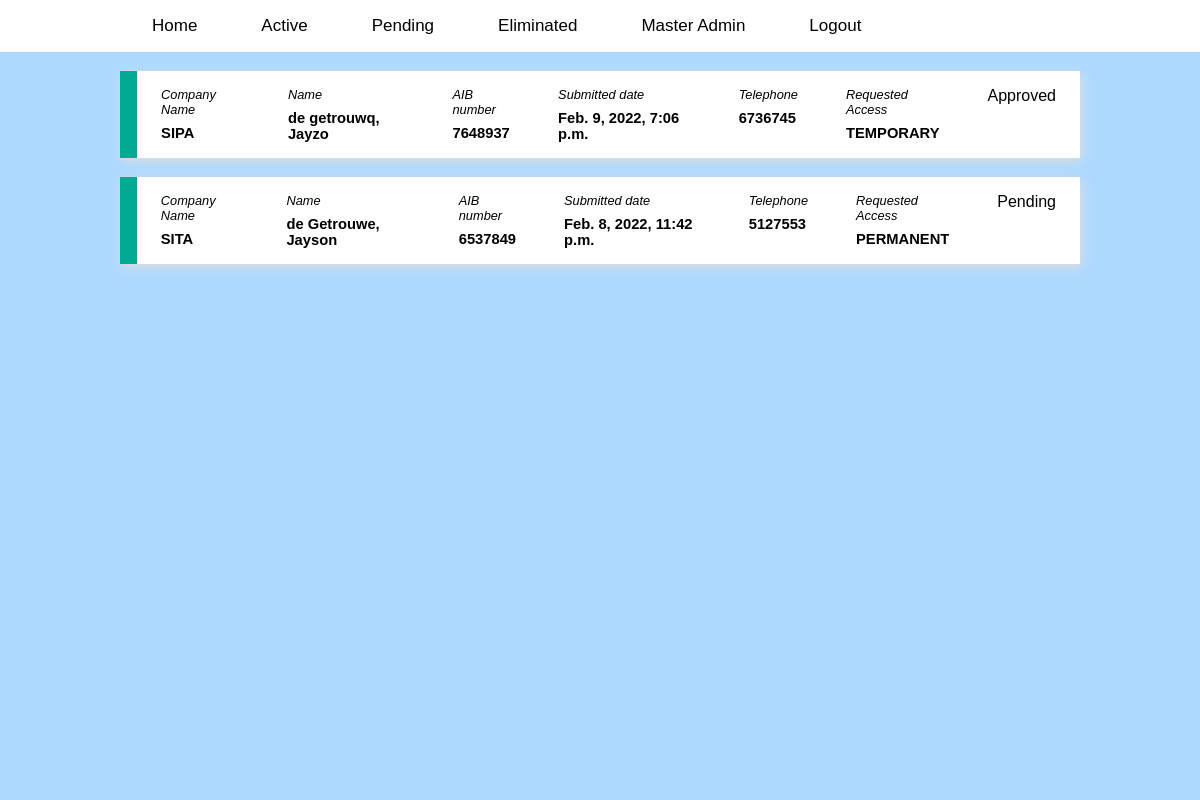
The app's page /admin-page (signed in) with its own data.
### FormPage/models.py (models this page shows, shortened)
class Form(models.Model):
    company_name = models.CharField(max_length=200, null=False, blank=False)
    first_name = models.CharField(max_length=100)
    last_name = models.CharField(max_length=100)
    AIB_number = models.CharField(max_length=100)
    position_title = models.CharField(max_length=200)
    telephone = models.CharField(max_length=20)
    email = models.EmailField()
    job_duties = models.TextField()
    access_justification = models.TextField()
    wap_roa = models.CharField(max_length=255)
    required_access = models.CharField(choices=RequestAccessChoices, max_length=200)
    start_time = models.DateField(blank=True, null=True)
    end_time = models.DateField(blank=True, null=True)
    main_communications_room = models.ManyToManyField(MainCommunicationRoom, blank=True)
    new_terminal_building = models.ManyToManyField(NewTerminalBuilding, blank=True)
    old_terminal_building = models.ManyToManyField(OldTerminalBuilding, blank=True)
    building = models.ManyToManyField(OtherBuilding, blank=True)
    other_locations = models.TextField(blank=True )
    specify_system_list = models.TextField(blank=True)
    specify_equipment_list = models.TextField(blank=True)
    specify_server_list = models.TextField(blank=True)
    Specify_cables = models.TextField(blank=True)
    agreed_to_terms = models.BooleanField(default=False)
    submitted_date_time = models.DateTimeField(default=timezone.now)
    approved_or_not = models.CharField(choices=ApprovedOrNot, max_length=200, blank=True, null=True)
    class Meta:
        ordering = ('-id',)

### FormPage/views.py (the view)
# urls.py: path('admin-page', AdminPage, name="adminpage"),
@login_required
def AdminPage(request):
    signed_up = Forms.objects.all()
    dic = {
        'signed_up':signed_up,
    }
    return render(request, 'admin/admin-view.html', {'dic': dic})

### FormPage/templates/admin/admin-view.html (shortened to what this page needs)
{% extends 'base.html' %}
{% block content %}
    {% if user.is_authenticated %}
        <div class="background-poster"></div>
            <div class="wrapper">
                {% for person in dic.signed_up %}
                    <a href="{%url 'Form:user' person.id%}" class="user-link">
                        <div class="row">
                            <div class="line"></div>
                            <div class="row-text q">
                                <p class="small-text">Company Name</p>
                                <p class="big-text">{{person.company_name}}</p>
                            </div>
                            <div class="row-text w">
                                <p class="small-text"> Name</p>
                                <p class="big-text">{{person.last_name}}, {{person.first_name}}</p>
                            </div>
                            <div class="row-text e">
                                <p class="small-text">AIB number</p>
                                <p class="big-text">{{person.AIB_number}}</p>
                            </div>
                            <div class="row-text r">
                                <p class="small-text">Submitted date</p>
                                <p class="big-text">{{person.submitted_date_time}}</p>
                            </div>
                            <div class="row-text t">
                                <p class="small-text">Telephone</p>
                                <p class="big-text">{{person.telephone}}</p>
                            </div>
                            <div class="row-text y">
                                <p class="small-text">Requested Access </p>
                                <p class="big-text">{{person.required_access}}</p>
                            </div>
                            <div class="row-text u">
                                {% if person.approved_or_not == None %}
                                    <p> Pending </p>
                                {% elif person.approved_or_not == 'APPROVED' %}
                                    <p>Approved</p>
                                {% elif person.approved_or_not == 'REJECT' %}
                                    <p>Rejected</p>
                                {% endif %}
                            </div>
                        </div>
                    </a>
                {% endfor %}
            </div>
    {% else %}
        <p>login again</p>
    {% endif %}
{% endblock  %}

### static/Css/base/style.css (style rules this page uses)
h1,h2,h3,h4,h5,h6,p { margin: 0; }
.row { display: flex; flex-direction: row; margin: 1.2rem 0; background-color: white; transition: 0.5s; box-shadow: 2px 3px 10px #dddddd; }
.row-text { padding: 1rem 1.5rem; }
.small-text { font-style: italic; font-weight: 300; font-size: 0.8rem; margin-bottom: 0.5rem; }
.big-text { font-size: 0.92rem; font-weight: bold; }
.user-link { color: black; text-decoration: none; }

### static/Css/admin-user/admin-user.css (style rules this page uses)
.background-poster { background-color: rgb(174, 217, 255); width: 100vw; height: 100vh; position: fixed; top:0; right:0; z-index: -300; }
.wrapper { width: 80%; margin: 0 auto; }
.line { width: 20px; background-color: #00ab91; }

### templates/base.html (style rules this page uses)
body { margin: 0; font-family: Arial, Helvetica, sans-serif; }
.wrapper { width: 80%; margin: 0 auto; }

### records on screen
Form: company_name "SIPA", last_name "de getrouwq", first_name "Jayzo", AIB_number "7648937", submitted_date_time "Feb. 9, 2022, 7:06 p.m.", telephone "6736745", required_access "TEMPORARY", approved_or_not "Approved"
Form: company_name "SITA", last_name "de Getrouwe", first_name "Jayson", AIB_number "6537849", submitted_date_time "Feb. 8, 2022, 11:42 p.m.", telephone "5127553", required_access "PERMANENT", shows "Pending"
